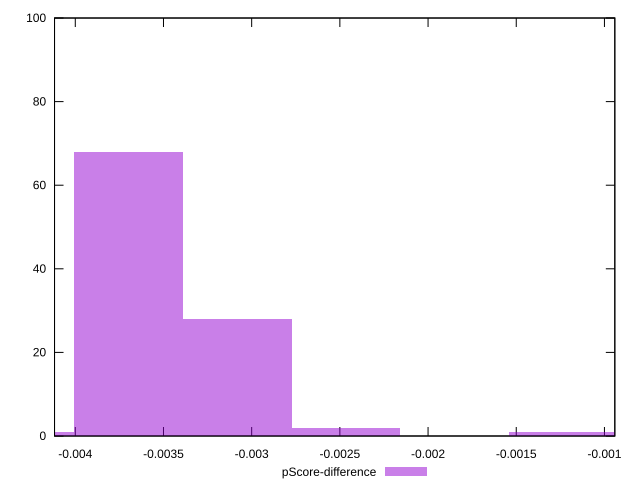

gnuplot code for this plot:
reset

$pScoreDifference <<EOF
-0.0012324091609763061 1
-0.003697227482928918 68
-0.0030810229024407654 28
-0.0024648183219526123 2
-0.004313432063417072 1
EOF

set key outside below
set boxwidth 0.0006162045804881531
set xrange [-0.004117647058823559:-0.0009411764705882231]
set yrange [0:100]
set trange [0:100]
set style fill transparent solid 0.5 noborder
set terminal svg size 640, 490 enhanced background rgb 'white'
set output "reports/report_00033_2021-03-01T14-23-16.841Z/render-blocking-resources/samples/astro-cached/pScore-difference/histogram.svg"

plot $pScoreDifference title "pScore-difference" with boxes

reset
